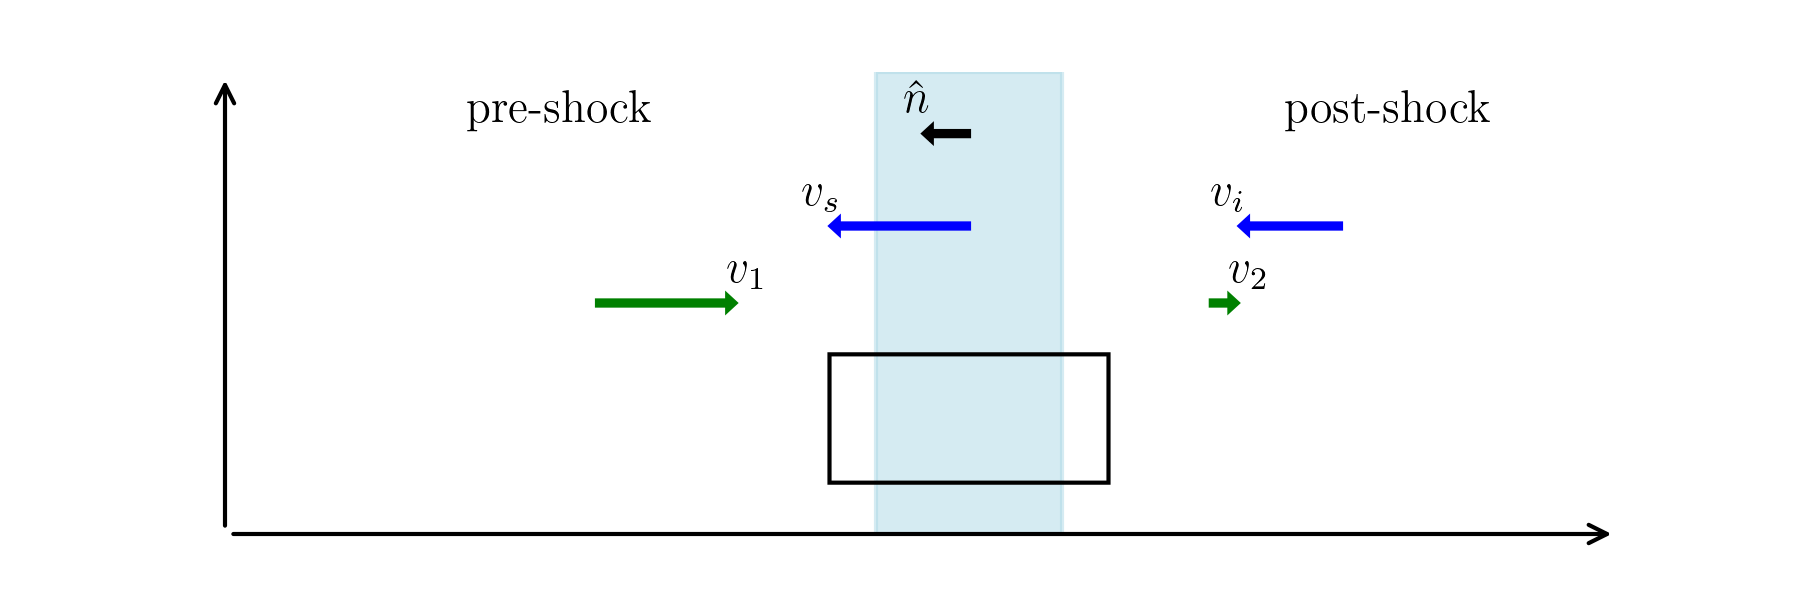

Reproduce this figure in Python.
import numpy as np
import matplotlib.pyplot as plt
from matplotlib.patches import FancyBboxPatch

#use latex font
if True: 
    plt.rc('text.latex', preamble=r'\usepackage{lmodern}')
    params = {'text.usetex': True,
            'font.size': 11,
            'font.family': 'lmodern'}
    plt.rcParams.update(params)

# step start and end
x1Start, x1End = 3, 5
x2Start, x2End = 3, 5



# plot
fig, ax = plt.subplots(figsize=(6, 2), dpi=300)
# ax.plot(x, B_field, 'g', label=r'$B^2/8\pi$', linewidth=2)
# ax.plot(x, pressure, 'b', label=r'$p$', linewidth=2)

# annotations
o = 0.04 #offset
# ax.text(2, B1+o, r'$B_1^2/8\pi$', color='green', fontsize=12)
# ax.text(6, B2+o, r'$B_2^2/8\pi$', color='green', fontsize=12)
# ax.text(2, p1+o, r'$p_1$', color='blue', fontsize=12)
# ax.text(6, p2+o, r'$p_2$', color='blue', fontsize=12)

# Customize and show the plot
ax.spines['top'].set_visible(False)
ax.spines['right'].set_visible(False)
ax.spines['bottom'].set_visible(False)
ax.spines['left'].set_visible(False)
ax.set_xticks([]); ax.set_yticks([])

# boundary box at the step
ax.axvspan(x1Start+0.5, x1End-0.5, color='lightblue', alpha=0.5)

# arrows
c = (x1End+x1Start)/2 #center
lo = 0.2 # offset for arrows to the left
ro = 0    # no offset for right arrows
ax.arrow(c,           0.6,  -0.7,    0,  color='b', width=0.01) # shock
ax.text( c-0.7-lo,    0.6+o,  r'$v_s$')
ax.arrow(c+2,         0.6,  -0.5,    0,  color='b', width=0.01) # post shock init
ax.text( c+2-0.5-lo,  0.6+o,  r'$v_i$')
ax.arrow(c+2-0.7,     0.45,  0.1,    0, color='g', width=0.01) # post shock rf
ax.text( c+2-0.7+0.1, 0.45+o, r'$v_2$')
ax.arrow(c-2,         0.45,  0.7,    0, color='g', width=0.01) # pre shock rf
ax.text( c-2+0.7,     0.45+o, r'$v_1$')
ax.arrow(c,           0.78,  -0.2,    0, color='black', width=0.01) # normal
ax.text( c-0.15-lo,   0.78+o, r"$\hat n$")

# text
ax.text(1.3, 0.8, r"pre-shock", fontsize=11)
ax.text(5.7, 0.8, r"post-shock", fontsize=11)

# arrows for axis
ax.annotate("", xy=(7.5, 0), xytext=(0, 0), arrowprops=dict(arrowstyle="->", color='black'))  # x-axis 
ax.annotate("", xy=(0, 0.9), xytext=(0, 0), arrowprops=dict(arrowstyle="->", color='black'))  # y-axis
ax.set_xlim(0, 7.5) # limits exact so arrows are shown
ax.set_ylim(0, 0.9)
ax.add_patch(FancyBboxPatch(
        (c-0.75, 0.1), 1.5, 0.25,
        boxstyle=f"round,pad=0,rounding_size={0}",
        edgecolor='black', facecolor='none')) #rounded square

plt.show()
